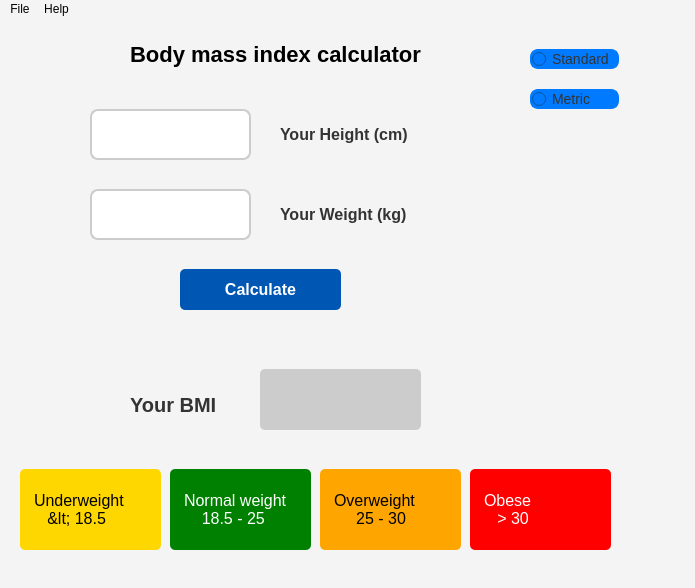
<?xml version="1.0" encoding="UTF-8"?>
<ui version="4.0">
 <class>MainWindow</class>
 <widget class="QMainWindow" name="MainWindow">
  <property name="geometry">
   <rect>
    <x>0</x>
    <y>0</y>
    <width>695</width>
    <height>588</height>
   </rect>
  </property>
  <property name="font">
   <font>
    <family>Arial</family>
    <pointsize>12</pointsize>
   </font>
  </property>
  <property name="windowTitle">
   <string>MainWindow</string>
  </property>
  <property name="styleSheet">
   <string notr="true">background-color: #f4f4f4;
font-family: Arial, sans-serif;</string>
  </property>
  <widget class="QWidget" name="centralwidget">
   <widget class="QPushButton" name="calculate_button">
    <property name="geometry">
     <rect>
      <x>180</x>
      <y>250</y>
      <width>161</width>
      <height>41</height>
     </rect>
    </property>
    <property name="styleSheet">
     <string notr="true">background-color: #007BFF;
    color: white;
    border-radius: 5px;
    padding: 10px;
    font-size: 16px;
    font-weight: bold;
    border: none;
background-color: #0056b3;</string>
    </property>
    <property name="text">
     <string>Calculate</string>
    </property>
   </widget>
   <widget class="QLabel" name="weight_label">
    <property name="geometry">
     <rect>
      <x>280</x>
      <y>180</y>
      <width>161</width>
      <height>31</height>
     </rect>
    </property>
    <property name="font">
     <font>
      <family>Arial</family>
      <pointsize>-1</pointsize>
      <bold>true</bold>
     </font>
    </property>
    <property name="styleSheet">
     <string notr="true">font-size: 16px;
    color: #333;</string>
    </property>
    <property name="text">
     <string>Your Weight (kg)</string>
    </property>
   </widget>
   <widget class="QLineEdit" name="weight_input">
    <property name="geometry">
     <rect>
      <x>90</x>
      <y>170</y>
      <width>161</width>
      <height>51</height>
     </rect>
    </property>
    <property name="styleSheet">
     <string notr="true">border: 2px solid #ccc;
border-radius: 8px;
padding: 8px;
font-size: 16px;
background: white;
selection-background-color: #007BFF;</string>
    </property>
   </widget>
   <widget class="QLineEdit" name="height_input">
    <property name="geometry">
     <rect>
      <x>90</x>
      <y>90</y>
      <width>161</width>
      <height>51</height>
     </rect>
    </property>
    <property name="styleSheet">
     <string notr="true">border: 2px solid #ccc;
border-radius: 8px;
padding: 8px;
font-size: 16px;
background: white;
selection-background-color: #007BFF;</string>
    </property>
   </widget>
   <widget class="QLabel" name="title_label">
    <property name="geometry">
     <rect>
      <x>130</x>
      <y>10</y>
      <width>401</width>
      <height>51</height>
     </rect>
    </property>
    <property name="font">
     <font>
      <family>Arial</family>
      <pointsize>-1</pointsize>
      <bold>true</bold>
     </font>
    </property>
    <property name="styleSheet">
     <string notr="true">font-size: 22px;
font-weight: bold;
color: #000;</string>
    </property>
    <property name="text">
     <string>Body mass index calculator</string>
    </property>
   </widget>
   <widget class="QLabel" name="bmi_result_title">
    <property name="geometry">
     <rect>
      <x>130</x>
      <y>370</y>
      <width>111</width>
      <height>31</height>
     </rect>
    </property>
    <property name="font">
     <font>
      <family>Arial</family>
      <pointsize>-1</pointsize>
      <bold>true</bold>
     </font>
    </property>
    <property name="styleSheet">
     <string notr="true">font-size: 20px;
    color: #333;</string>
    </property>
    <property name="text">
     <string>Your BMI</string>
    </property>
   </widget>
   <widget class="QRadioButton" name="standard_radio_button">
    <property name="geometry">
     <rect>
      <x>530</x>
      <y>30</y>
      <width>89</width>
      <height>20</height>
     </rect>
    </property>
    <property name="styleSheet">
     <string notr="true">font-size: 14px;
    color: #333;
width: 16px;
    height: 16px;
    border: 2px solid #007BFF;
    border-radius: 8px;
    background: white;
background: #007BFF;</string>
    </property>
    <property name="text">
     <string>Standard</string>
    </property>
   </widget>
   <widget class="QRadioButton" name="metric_radio_button">
    <property name="geometry">
     <rect>
      <x>530</x>
      <y>70</y>
      <width>89</width>
      <height>20</height>
     </rect>
    </property>
    <property name="styleSheet">
     <string notr="true">font-size: 14px;
    color: #333;
width: 16px;
    height: 16px;
    border: 2px solid #007BFF;
    border-radius: 8px;
    background: white;
background: #007BFF;</string>
    </property>
    <property name="text">
     <string>Metric</string>
    </property>
   </widget>
   <widget class="QLabel" name="bmi_result_label">
    <property name="geometry">
     <rect>
      <x>260</x>
      <y>350</y>
      <width>161</width>
      <height>61</height>
     </rect>
    </property>
    <property name="font">
     <font>
      <family>Arial</family>
      <pointsize>-1</pointsize>
      <bold>true</bold>
     </font>
    </property>
    <property name="styleSheet">
     <string notr="true">background-color: #ccc;
    color: black;
    font-size: 18px;
    font-weight: bold;
    padding: 10px;
    border-radius: 5px;</string>
    </property>
    <property name="text">
     <string/>
    </property>
   </widget>
   <widget class="QLabel" name="underweight_label">
    <property name="geometry">
     <rect>
      <x>20</x>
      <y>450</y>
      <width>141</width>
      <height>81</height>
     </rect>
    </property>
    <property name="styleSheet">
     <string notr="true">font-size: 16px;
background-color: #FFD700;
    color: black;
    padding: 10px;
    border-radius: 5px;
qproperty-alignment: AlignCenter;</string>
    </property>
    <property name="text">
     <string>Underweight 
   &lt; 18.5</string>
    </property>
   </widget>
   <widget class="QLabel" name="normal_label">
    <property name="geometry">
     <rect>
      <x>170</x>
      <y>450</y>
      <width>141</width>
      <height>81</height>
     </rect>
    </property>
    <property name="styleSheet">
     <string notr="true">font-size: 16px;
    background-color: #008000;
    color: white;
    padding: 10px;
    border-radius: 5px;
qproperty-alignment: AlignCenter;</string>
    </property>
    <property name="text">
     <string>Normal weight 
    18.5 - 25</string>
    </property>
   </widget>
   <widget class="QLabel" name="overweight_label">
    <property name="geometry">
     <rect>
      <x>320</x>
      <y>450</y>
      <width>141</width>
      <height>81</height>
     </rect>
    </property>
    <property name="styleSheet">
     <string notr="true">font-size: 16px;
background-color: #FFA500;
    color: black;
    padding: 10px;
    border-radius: 5px;
qproperty-alignment: AlignCenter;</string>
    </property>
    <property name="text">
     <string>Overweight 
     25 - 30</string>
    </property>
   </widget>
   <widget class="QLabel" name="obese_label">
    <property name="geometry">
     <rect>
      <x>470</x>
      <y>450</y>
      <width>141</width>
      <height>81</height>
     </rect>
    </property>
    <property name="styleSheet">
     <string notr="true">font-size: 16px;
background-color: #FF0000;
    color: white;
    padding: 10px;
    border-radius: 5px;
qproperty-alignment: AlignCenter;</string>
    </property>
    <property name="text">
     <string>Obese 
   &gt; 30</string>
    </property>
   </widget>
   <widget class="QLabel" name="height_label">
    <property name="geometry">
     <rect>
      <x>280</x>
      <y>100</y>
      <width>161</width>
      <height>31</height>
     </rect>
    </property>
    <property name="font">
     <font>
      <family>Arial</family>
      <pointsize>-1</pointsize>
      <bold>true</bold>
     </font>
    </property>
    <property name="styleSheet">
     <string notr="true">font-size: 16px;
    color: #333;</string>
    </property>
    <property name="text">
     <string>Your Height (cm)</string>
    </property>
   </widget>
  </widget>
  <widget class="QMenuBar" name="menubar">
   <property name="geometry">
    <rect>
     <x>0</x>
     <y>0</y>
     <width>695</width>
     <height>20</height>
    </rect>
   </property>
   <widget class="QMenu" name="menuFile">
    <property name="title">
     <string>File</string>
    </property>
    <addaction name="action_exit"/>
    <addaction name="action_clear"/>
   </widget>
   <widget class="QMenu" name="action_help">
    <property name="title">
     <string>Help</string>
    </property>
   </widget>
   <addaction name="menuFile"/>
   <addaction name="action_help"/>
  </widget>
  <widget class="QStatusBar" name="statusbar"/>
  <action name="action_exit">
   <property name="text">
    <string>Exit</string>
   </property>
  </action>
  <action name="action_clear">
   <property name="text">
    <string>Clear</string>
   </property>
  </action>
 </widget>
 <resources/>
 <connections/>
</ui>
